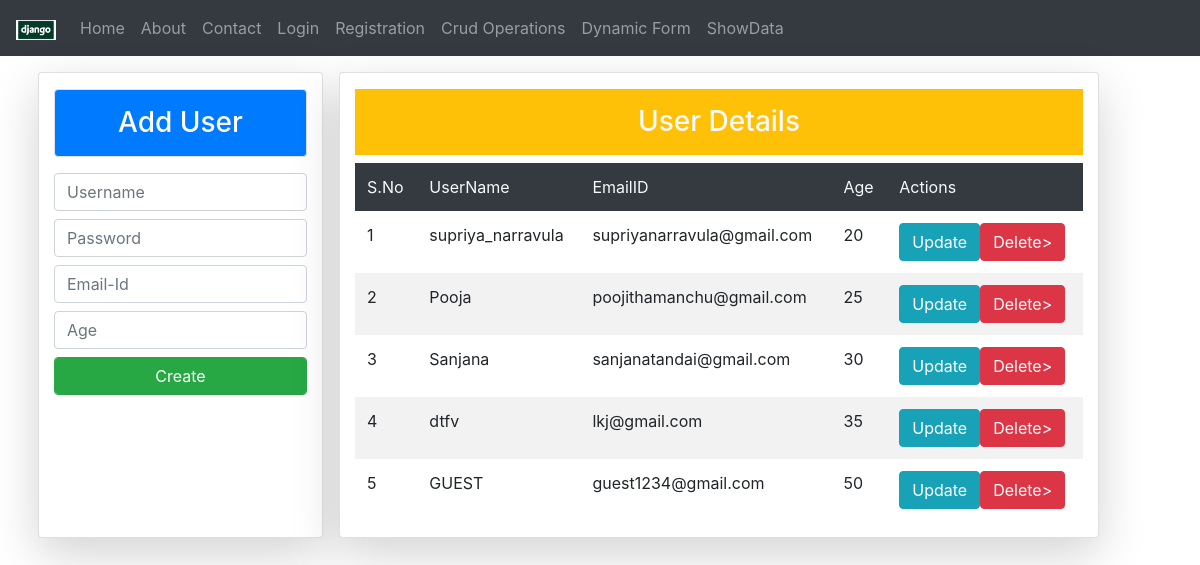
The app's page /cr/ with its own data.
### Emp/models.py (models this page shows)
class UsrRg(models.Model):
	username=models.CharField(max_length=120)
	password=models.CharField(max_length=120)
	email=models.CharField(max_length=120)
	age=models.IntegerField(default=10)

### Emp/views.py (the view, shortened to what this page needs)
# urls.py: path('cr/',views.crud,name="cd"),
def crud(request):
	data2=UsrRg.objects.all()
	return render(request,'html/actions.html',{'info':data2})

### Emp/templates/html/actions.html (shortened to what this page needs)
{% extends 'html/header.html' %}
{% block content %}
<div class="container">
	<div class="row">
		<div class="card col-md-3 mt-3 mx-2 shadow-lg">
			<h3 class="p-3 bg-primary text-center text-white mt-3 border rounded">Add User</h3>
			<form method="POST">
				<input type="text" name="username" class="form-control my-2" placeholder="Username">
				<input type="password" name="password" class="form-control my-2" placeholder="Password">
				<input type="email" name="email" class="form-control my-2" placeholder="Email-Id">
				<input type="number" name="age" class="form-control my-2" placeholder="Age">
				<input type="submit" value="Create" class="form-control btn btn-success btn-block my-2">
            </form>
		</div>
		<div class="card col-md-8 mt-3 mx-2 shadow-lg">
			<h3 class="p-3 bg-warning text-center text-light mt-3">User Details</h3>
			<table class="table table-striped table-hover table-borderless">
				<tr class="bg-dark text-light">
					<td>S.No</td>
					<td>UserName</td>
					<td>EmailID</td>
					<td>Age</td>
					<td>Actions</td>
				</tr>
				{% for i in info %}
				<tr>
					<td>{{forloop.counter}}</td>
					<td>{{i.username}}</td>
					<td>{{i.email}}</td>
                    <td>{{i.age}}</td>
                    <td><a href="" class="btn btn-info">Update</a><a href="{% url 'delete' i.id %}" class="btn btn-danger">Delete></a></td>
				</tr>
				{% endfor %}
			</table>
		</div>
	</div>
</div>
{% endblock %}

### Emp/templates/html/header.html (shortened to what this page needs)
{% load static %}
<!DOCTYPE html>
<html lang="en">
<head>
  <link rel="stylesheet" href="{% static 'css/bootstrap.min.css' %}">
</head>
<body>
{% include 'html/navbar.html' %}
{% block content %}
{% endblock %}
</body>
</html>

### Emp/templates/html/navbar.html (shortened to what this page needs)
{% load static %}
<nav class="navbar navbar-expand-sm bg-dark navbar-dark">
  <a class="navbar-brand" href="{% url 'hm' %}">
    <img src="{% static 'images/brand.png' %}" alt="logo" style="width:40px;">
  </a>
  <div class="collapse navbar-collapse" id="collapsibleNavbar">
  <ul class="navbar-nav">
    <li class="nav-item">
      <a class="nav-link" href="{% url 'hm' %}">Home</a>
    </li>
    <li class="nav-item">
      <a class="nav-link" href="{% url 'ab' %}">About</a>
    </li>
    <li class="nav-item">
      <a class="nav-link" href="{% url 'cn' %}">Contact</a>
      <li class="nav-item">
        <a class="nav-link" href="{% url 'lg' %}">Login</a>
    </li>
    <li class="nav-item">
      <a class="nav-link" href="{% url 'rg' %}">Registration</a>
    </li>
    <li class="nav-item">
      <a class="nav-link" href="{% url 'cd' %}">Crud Operations</a>
    </li>
    <li class="nav-item">
      <a class="nav-link" href="{% url 'dff' %}">Dynamic Form</a>
    </li>
     <li class="nav-item">
      <a class="nav-link" href="{% url 'show' %}">ShowData</a>
    </li>
  </ul>
</div>
</nav>

### records on screen
UsrRg: username "supriya_narravula", email "supriyanarravula@gmail.com", age "20"
UsrRg: username "Pooja", email "poojithamanchu@gmail.com", age "25"
UsrRg: username "Sanjana", email "sanjanatandai@gmail.com", age "30"
UsrRg: username "dtfv", email "lkj@gmail.com", age "35"
UsrRg: username "GUEST", email "guest1234@gmail.com", age "50"
